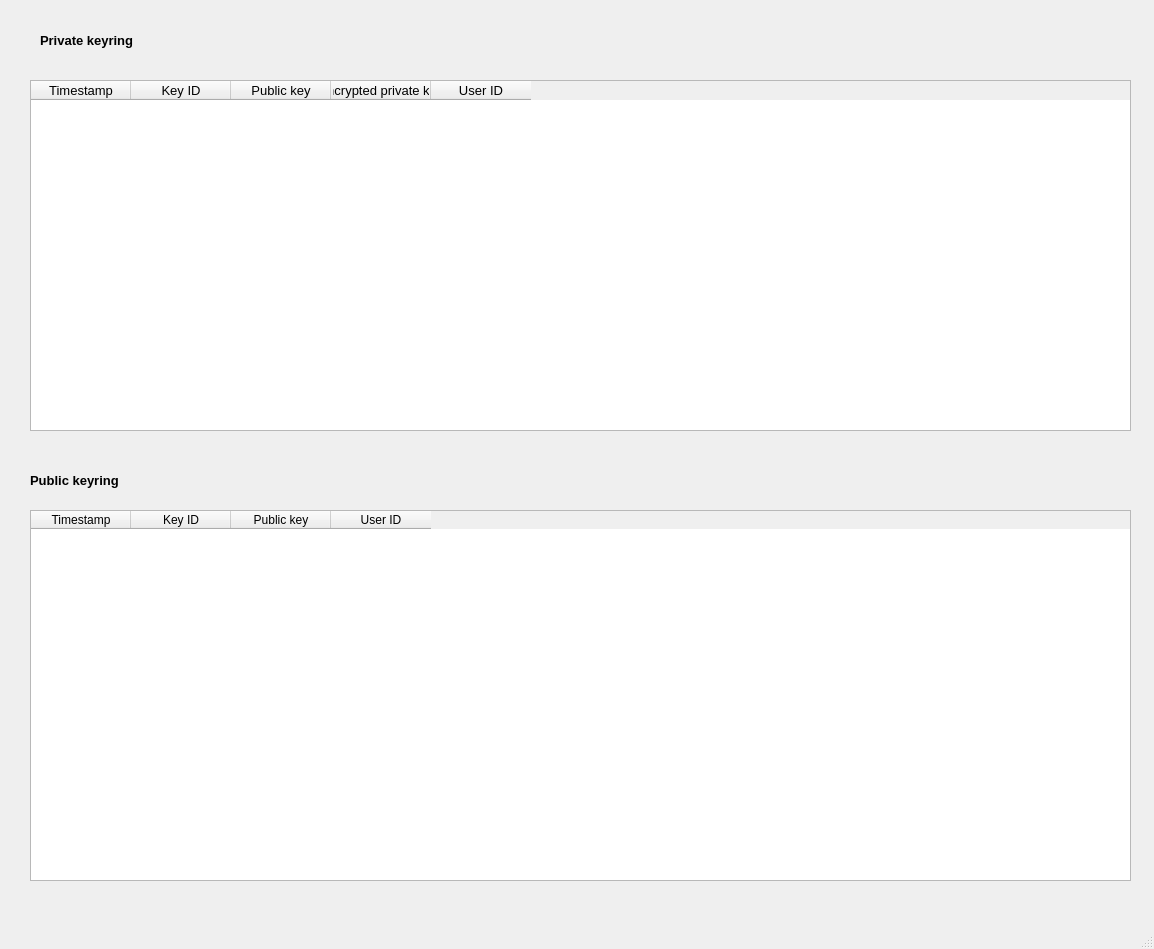
<?xml version="1.0" encoding="UTF-8"?>
<ui version="4.0">
 <class>display_keyrings_window</class>
 <widget class="QMainWindow" name="display_keyrings_window">
  <property name="geometry">
   <rect>
    <x>0</x>
    <y>0</y>
    <width>1154</width>
    <height>949</height>
   </rect>
  </property>
  <property name="windowTitle">
   <string>MainWindow</string>
  </property>
  <widget class="QWidget" name="centralwidget">
   <widget class="QTableWidget" name="private_keyring_table">
    <property name="geometry">
     <rect>
      <x>30</x>
      <y>80</y>
      <width>1101</width>
      <height>351</height>
     </rect>
    </property>
    <column>
     <property name="text">
      <string>Timestamp</string>
     </property>
     <property name="font">
      <font>
       <pointsize>10</pointsize>
      </font>
     </property>
    </column>
    <column>
     <property name="text">
      <string>Key ID</string>
     </property>
     <property name="font">
      <font>
       <pointsize>10</pointsize>
      </font>
     </property>
    </column>
    <column>
     <property name="text">
      <string>Public key</string>
     </property>
     <property name="font">
      <font>
       <pointsize>10</pointsize>
      </font>
     </property>
    </column>
    <column>
     <property name="text">
      <string>Encrypted private key</string>
     </property>
     <property name="font">
      <font>
       <pointsize>10</pointsize>
      </font>
     </property>
    </column>
    <column>
     <property name="text">
      <string>User ID</string>
     </property>
     <property name="font">
      <font>
       <pointsize>10</pointsize>
      </font>
     </property>
    </column>
   </widget>
   <widget class="QTableWidget" name="public_keyring_table">
    <property name="geometry">
     <rect>
      <x>30</x>
      <y>510</y>
      <width>1101</width>
      <height>371</height>
     </rect>
    </property>
    <column>
     <property name="text">
      <string>Timestamp</string>
     </property>
    </column>
    <column>
     <property name="text">
      <string>Key ID</string>
     </property>
    </column>
    <column>
     <property name="text">
      <string>Public key</string>
     </property>
    </column>
    <column>
     <property name="text">
      <string>User ID</string>
     </property>
    </column>
   </widget>
   <widget class="QLabel" name="label">
    <property name="geometry">
     <rect>
      <x>40</x>
      <y>20</y>
      <width>631</width>
      <height>41</height>
     </rect>
    </property>
    <property name="font">
     <font>
      <pointsize>10</pointsize>
      <weight>75</weight>
      <bold>true</bold>
     </font>
    </property>
    <property name="text">
     <string>Private keyring</string>
    </property>
   </widget>
   <widget class="QLabel" name="label_2">
    <property name="geometry">
     <rect>
      <x>30</x>
      <y>470</y>
      <width>391</width>
      <height>20</height>
     </rect>
    </property>
    <property name="font">
     <font>
      <pointsize>10</pointsize>
      <weight>75</weight>
      <bold>true</bold>
     </font>
    </property>
    <property name="text">
     <string>Public keyring</string>
    </property>
   </widget>
  </widget>
  <widget class="QMenuBar" name="menubar">
   <property name="geometry">
    <rect>
     <x>0</x>
     <y>0</y>
     <width>1154</width>
     <height>26</height>
    </rect>
   </property>
  </widget>
  <widget class="QStatusBar" name="statusbar"/>
 </widget>
 <resources/>
 <connections/>
</ui>
